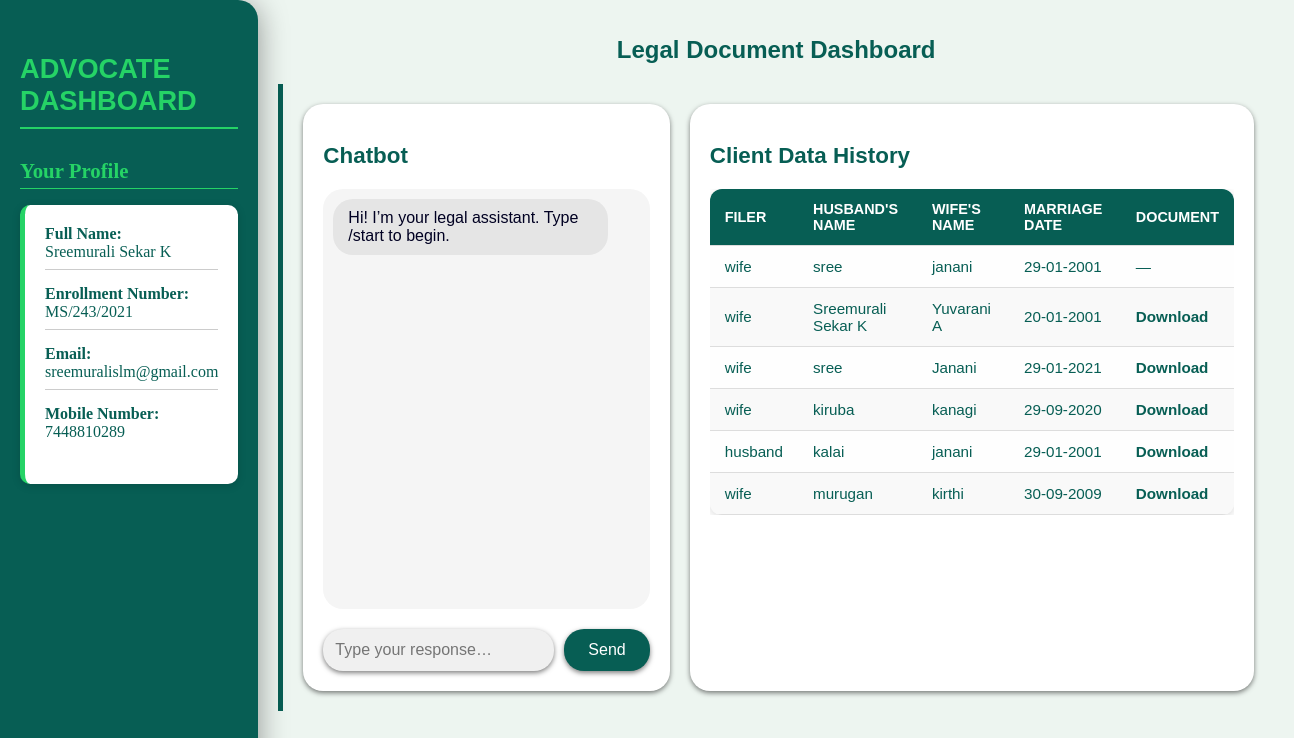
The page /dashboard/ (signed in) on the database its author committed.
### legalgen/models.py (models this page shows, shortened)
class Advocate(models.Model):
    user = models.OneToOneField(User, on_delete=models.CASCADE)
    name = models.CharField(max_length=100, blank=True, null=True)
    phone = models.CharField(max_length=20, blank=True, null=True)
    enrollment_number = models.CharField(max_length=50, unique=True, blank=True, null=True)
    email = models.EmailField(blank=True, null=True)
    address = models.CharField(max_length=100,blank=True,null=True)

class Client(models.Model):
    client_name = models.CharField(max_length=100, blank=True, null=True)
    filer = models.CharField(max_length=50, blank=True, null=True)
    husband_name = models.CharField(max_length=50, blank=True, null=True)
    husband_address = models.TextField(max_length=200, blank=True, null=True)
    wife_name = models.CharField(max_length=50, blank=True, null=True)
    wife_address = models.TextField(max_length=200, blank=True, null=True)
    marriage_Date = models.DateTimeField(blank=True, null=True)
    Date = models.DateField(auto_now_add=True)
    advocate = models.ForeignKey(Advocate, on_delete=models.CASCADE, related_name='clients', blank=True, null=True)
    reason = models.TextField(max_length=1000,blank=True, null=True)
    document = models.FileField(upload_to='documents/', null=True, blank=True)

### legalgen/views.py (the view)
# urls.py: path('dashboard/', advocate_dashboard_view, name='advocate_dashboard'),
@login_required
def advocate_dashboard_view(request):
    advocate = Advocate.objects.get(user=request.user)
    clients = Client.objects.filter(advocate=advocate)
    return render(request, "Advocate/dashboard.html", {
        "advocate": advocate,
        "clients": clients,
    })

### legalgen/templates/Advocate/dashboard.html (shortened to what this page needs)
<!DOCTYPE html>
<html lang="en">
<head>
</head>
<body>
  <nav class="side-nav">
    <h2>Advocate Dashboard</h2>
    <h3>Your Profile</h3>
    <ul class="profile-list">
      <li><strong>Full Name:</strong><br><span>{{ advocate.user.first_name }} {{ advocate.user.last_name }}</span></li>
      <li><strong>Enrollment Number:</strong> {{ advocate.enrollment_number }}</li>
      <li><strong>Email:</strong> {{ advocate.email }}</li>
      <li><strong>Mobile Number:</strong> {{ advocate.phone }}</li>
    </ul>
  </nav>
  <main class="container">
    <h1>Legal Document Dashboard</h1>
    <div class="main-content">
      <section class="chatbot">
        <h2>Chatbot</h2>
        <section id="chat-box"></section>
        <form id="chat-form" class="chat-form" onsubmit="handleUserInput(event)">
          <input id="query" name="query" type="text" placeholder="Type your response…" required autocomplete="off" />
          <button>Send</button>
        </form>
      </section>
      <section class="client-history">
        <h2>Client Data History</h2>
        {% if clients %}
          <div class="table-wrapper">
            <table class="client-table">
              <thead>
                <tr>
                  <th>Filer</th>
                  <th>Husband's Name</th>
                  <th>Wife's Name</th>
                  <th>Marriage Date</th>
                  <th>Document</th>
                </tr>
              </thead>
              <tbody>
                {% for client in clients %}
                  <tr>
                    <td>{{ client.filer }}</td>
                    <td>{{ client.husband_name }}</td>
                    <td>{{ client.wife_name }}</td>
                    <td>{{ client.marriage_Date|date:"d-m-Y" }}</td>
                    <td>
                      {% if client.document %}
                        <a href="{{ client.document.url }}" target="_blank">Download</a>
                      {% else %}
                        —
                      {% endif %}
                    </td>
                  </tr>
                {% endfor %}
              </tbody>
            </table>
          </div>
        {% else %}
          <p>No clients found.</p>
        {% endif %}
      </section>
    </div>
  </main>
</body>
</html>

### legalgen/templates/Advocate/dashboard.html (style rules this page uses)
:root { --dark-green: #075E54; --light-green: #25D366; --msg-user: #DCF8C6; --msg-bot: #E5E5E5; --bg: #edf5f0; --text-dark: #000022; --text-light: #fff; }
body { font-family: Arial, sans-serif; background: var(--bg); margin: 0; padding: 0; color: var(--dark-green); display: flex; }
.side-nav { width: 220px; background: var(--dark-green); color: var(--text-light); padding: 30px 20px; box-shadow: 0 4px 30px rgb(0 0 0 / 0.4); position: sticky; top: 0; height: 100vh; border-radius: 0 20px 20px 0; transform: translateZ(0); transition: transform 0.3s ease; }
.side-nav h2 { color: var(--light-green); margin-bottom: 30px; font-size: 1.7rem; font-weight: bold; text-transform: uppercase; border-bottom: 2px solid var(--light-green); padding-bottom: 10px; }
.side-nav h3 { color: var(--light-green); margin-bottom: 15px; font-size: 1.3rem; font-family: "Georgia", serif; font-weight: bold; border-bottom: 1px solid var(--light-green); padding-bottom: 5px; }
.side-nav ul.profile-list { list-style: none; padding: 20px; margin-bottom: 20px; background: #ffffff; border-radius: 10px; box-shadow: 0 2px 8px rgba(0, 0, 0, 0.15); color: var(--dark-green); font-family: "Georgia", serif; border-left: 5px solid var(--light-green); }
.side-nav ul.profile-list li { margin-bottom: 15px; font-size: 1rem; border-bottom: 1px solid #ccc; padding-bottom: 8px; }
.side-nav ul.profile-list li:last-child { border-bottom: none; }
main.container { flex-grow: 1; padding: 20px; }
main.container h1 { color: var(--dark-green); text-align: center; margin-bottom: 20px; font-size: 1.5rem; }
.main-content { display: flex; gap: 20px; padding: 20px; border-left: 5px solid var(--dark-green); padding-left: 20px; }
.chatbot { flex: 1; max-width: 40%; background: #fff; padding: 20px; border-radius: 20px; box-shadow: 0 2px 5px rgb(0 0 0 / 0.5); }
.client-history { flex: 2; background: #fff; padding: 20px; border-radius: 20px; box-shadow: 0 2px 5px rgb(0 0 0 / 0.5); }
section.chatbot h2, section.client-history h2 { color: var(--dark-green); margin-bottom: 20px; font-size: 1.4rem; font-weight: bold; }
#chat-box { height: 400px; overflow-y: auto; border: none; padding: 10px; border-radius: 20px; background: #f5f5f5; margin-bottom: 20px; }
form.chat-form { display: flex; gap: 10px; align-items: center; }
form.chat-form input[type='text'] { flex: 1; padding: 0.75rem; font-size: 1rem; border-radius: 20px; border: none; outline: none; background: #f0f0f0; color: var(--dark-green); box-shadow: 0 2px 5px rgb(0 0 0 / 0.5); }
form.chat-form button { background: var(--dark-green); color: var(--text-light); border: none; padding: 0.75rem 1.5rem; border-radius: 20px; cursor: pointer; font-size: 1rem; box-shadow: 0 2px 5px rgb(0 0 0 / 0.5); transition: background 0.3s ease; }
.table-wrapper { overflow-x: auto; }
.client-table { width: 100%; border-collapse: collapse; font-size: 0.95rem; background: #fefefe; border-radius: 12px; overflow: hidden; box-shadow: 0 2px 8px rgba(0, 0, 0, 0.15); }
.client-table th, .client-table td { padding: 12px 15px; text-align: left; border-bottom: 1px solid #ddd; }
.client-table thead { background-color: var(--dark-green); color: white; text-transform: uppercase; font-size: 0.9rem; }
.client-table tbody tr:nth-child(even) { background-color: #f9f9f9; }
.client-table a { color: var(--dark-green); text-decoration: none; font-weight: bold; }

### rows shown on the page
Advocate: user.first_name "Sreemurali", user.last_name "Sekar K", enrollment_number "MS/243/2021", email "sreemuralislm@gmail.com", phone "7448810289"
Client: filer "wife", husband_name "sree", wife_name "janani", marriage_Date "29-01-2001"
Client: filer "wife", husband_name "Sreemurali Sekar K", wife_name "Yuvarani A", marriage_Date "20-01-2001"
Client: filer "wife", husband_name "sree", wife_name "Janani", marriage_Date "29-01-2021"
Client: filer "wife", husband_name "kiruba", wife_name "kanagi", marriage_Date "29-09-2020"
Client: filer "husband", husband_name "kalai", wife_name "janani", marriage_Date "29-01-2001"
Client: filer "wife", husband_name "murugan", wife_name "kirthi", marriage_Date "30-09-2009"
